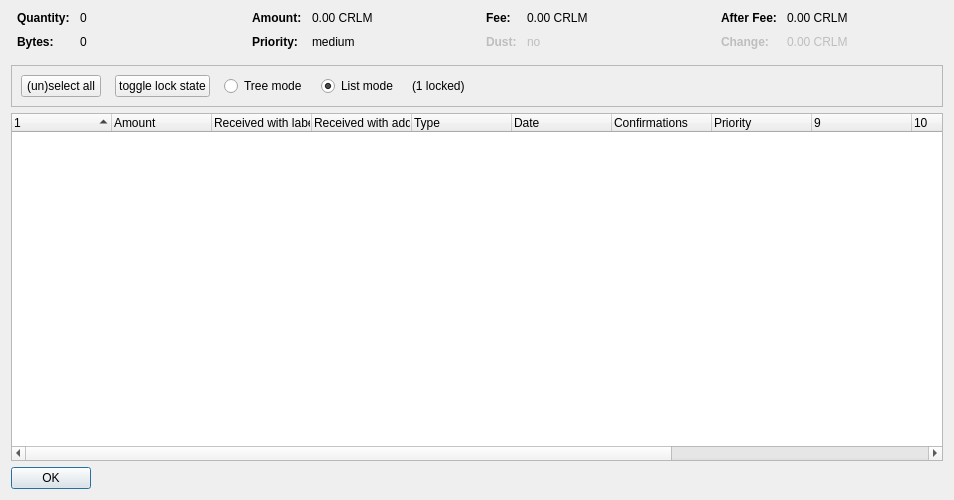
<?xml version="1.0" encoding="UTF-8"?>
<ui version="4.0">
 <class>CoinControlDialog</class>
 <widget class="QDialog" name="CoinControlDialog">
  <property name="geometry">
   <rect>
    <x>0</x>
    <y>0</y>
    <width>954</width>
    <height>500</height>
   </rect>
  </property>
  <property name="windowTitle">
   <string>Coin Selection</string>
  </property>
  <layout class="QVBoxLayout" name="verticalLayout">
   <item>
    <layout class="QHBoxLayout" name="horizontalLayoutTop" stretch="0,0,0,0">
     <property name="topMargin">
      <number>0</number>
     </property>
     <property name="bottomMargin">
      <number>10</number>
     </property>
     <item>
      <layout class="QFormLayout" name="formLayoutCoinControl1">
       <property name="horizontalSpacing">
        <number>10</number>
       </property>
       <property name="verticalSpacing">
        <number>10</number>
       </property>
       <property name="leftMargin">
        <number>6</number>
       </property>
       <property name="rightMargin">
        <number>6</number>
       </property>
       <item row="0" column="0">
        <widget class="QLabel" name="labelCoinControlQuantityText">
         <property name="font">
          <font>
           <weight>75</weight>
           <bold>true</bold>
          </font>
         </property>
         <property name="text">
          <string>Quantity:</string>
         </property>
        </widget>
       </item>
       <item row="0" column="1">
        <widget class="QLabel" name="labelCoinControlQuantity">
         <property name="cursor">
          <cursorShape>IBeamCursor</cursorShape>
         </property>
         <property name="contextMenuPolicy">
          <enum>Qt::ActionsContextMenu</enum>
         </property>
         <property name="text">
          <string notr="true">0</string>
         </property>
         <property name="textInteractionFlags">
          <set>Qt::LinksAccessibleByMouse|Qt::TextSelectableByKeyboard|Qt::TextSelectableByMouse</set>
         </property>
        </widget>
       </item>
       <item row="1" column="0">
        <widget class="QLabel" name="labelCoinControlBytesText">
         <property name="font">
          <font>
           <weight>75</weight>
           <bold>true</bold>
          </font>
         </property>
         <property name="text">
          <string>Bytes:</string>
         </property>
        </widget>
       </item>
       <item row="1" column="1">
        <widget class="QLabel" name="labelCoinControlBytes">
         <property name="cursor">
          <cursorShape>IBeamCursor</cursorShape>
         </property>
         <property name="contextMenuPolicy">
          <enum>Qt::ActionsContextMenu</enum>
         </property>
         <property name="text">
          <string notr="true">0</string>
         </property>
         <property name="textInteractionFlags">
          <set>Qt::LinksAccessibleByMouse|Qt::TextSelectableByKeyboard|Qt::TextSelectableByMouse</set>
         </property>
        </widget>
       </item>
      </layout>
     </item>
     <item>
      <layout class="QFormLayout" name="formLayoutCoinControl2">
       <property name="horizontalSpacing">
        <number>10</number>
       </property>
       <property name="verticalSpacing">
        <number>10</number>
       </property>
       <property name="leftMargin">
        <number>6</number>
       </property>
       <property name="rightMargin">
        <number>6</number>
       </property>
       <item row="0" column="0">
        <widget class="QLabel" name="labelCoinControlAmountText">
         <property name="font">
          <font>
           <weight>75</weight>
           <bold>true</bold>
          </font>
         </property>
         <property name="text">
          <string>Amount:</string>
         </property>
        </widget>
       </item>
       <item row="0" column="1">
        <widget class="QLabel" name="labelCoinControlAmount">
         <property name="cursor">
          <cursorShape>IBeamCursor</cursorShape>
         </property>
         <property name="contextMenuPolicy">
          <enum>Qt::ActionsContextMenu</enum>
         </property>
         <property name="text">
          <string notr="true">0.00 CRLM</string>
         </property>
         <property name="textInteractionFlags">
          <set>Qt::LinksAccessibleByMouse|Qt::TextSelectableByKeyboard|Qt::TextSelectableByMouse</set>
         </property>
        </widget>
       </item>
       <item row="1" column="0">
        <widget class="QLabel" name="labelCoinControlPriorityText">
         <property name="font">
          <font>
           <weight>75</weight>
           <bold>true</bold>
          </font>
         </property>
         <property name="text">
          <string>Priority:</string>
         </property>
        </widget>
       </item>
       <item row="1" column="1">
        <widget class="QLabel" name="labelCoinControlPriority">
         <property name="cursor">
          <cursorShape>IBeamCursor</cursorShape>
         </property>
         <property name="contextMenuPolicy">
          <enum>Qt::ActionsContextMenu</enum>
         </property>
         <property name="text">
          <string>medium</string>
         </property>
         <property name="textInteractionFlags">
          <set>Qt::LinksAccessibleByMouse|Qt::TextSelectableByKeyboard|Qt::TextSelectableByMouse</set>
         </property>
        </widget>
       </item>
      </layout>
     </item>
     <item>
      <layout class="QFormLayout" name="formLayoutCoinControl3">
       <property name="horizontalSpacing">
        <number>10</number>
       </property>
       <property name="verticalSpacing">
        <number>10</number>
       </property>
       <property name="leftMargin">
        <number>6</number>
       </property>
       <property name="rightMargin">
        <number>6</number>
       </property>
       <item row="0" column="0">
        <widget class="QLabel" name="labelCoinControlFeeText">
         <property name="font">
          <font>
           <weight>75</weight>
           <bold>true</bold>
          </font>
         </property>
         <property name="text">
          <string>Fee:</string>
         </property>
        </widget>
       </item>
       <item row="0" column="1">
        <widget class="QLabel" name="labelCoinControlFee">
         <property name="cursor">
          <cursorShape>IBeamCursor</cursorShape>
         </property>
         <property name="contextMenuPolicy">
          <enum>Qt::ActionsContextMenu</enum>
         </property>
         <property name="text">
          <string notr="true">0.00 CRLM</string>
         </property>
         <property name="textInteractionFlags">
          <set>Qt::LinksAccessibleByMouse|Qt::TextSelectableByKeyboard|Qt::TextSelectableByMouse</set>
         </property>
        </widget>
       </item>
       <item row="1" column="0">
        <widget class="QLabel" name="labelCoinControlLowOutputText">
         <property name="enabled">
          <bool>false</bool>
         </property>
         <property name="font">
          <font>
           <weight>75</weight>
           <bold>true</bold>
          </font>
         </property>
         <property name="text">
          <string>Dust:</string>
         </property>
        </widget>
       </item>
       <item row="1" column="1">
        <widget class="QLabel" name="labelCoinControlLowOutput">
         <property name="enabled">
          <bool>false</bool>
         </property>
         <property name="cursor">
          <cursorShape>IBeamCursor</cursorShape>
         </property>
         <property name="contextMenuPolicy">
          <enum>Qt::ActionsContextMenu</enum>
         </property>
         <property name="text">
          <string>no</string>
         </property>
         <property name="textInteractionFlags">
          <set>Qt::LinksAccessibleByMouse|Qt::TextSelectableByKeyboard|Qt::TextSelectableByMouse</set>
         </property>
        </widget>
       </item>
      </layout>
     </item>
     <item>
      <layout class="QFormLayout" name="formLayoutCoinControl4">
       <property name="horizontalSpacing">
        <number>10</number>
       </property>
       <property name="verticalSpacing">
        <number>10</number>
       </property>
       <property name="leftMargin">
        <number>6</number>
       </property>
       <property name="rightMargin">
        <number>6</number>
       </property>
       <item row="0" column="0">
        <widget class="QLabel" name="labelCoinControlAfterFeeText">
         <property name="font">
          <font>
           <weight>75</weight>
           <bold>true</bold>
          </font>
         </property>
         <property name="text">
          <string>After Fee:</string>
         </property>
        </widget>
       </item>
       <item row="0" column="1">
        <widget class="QLabel" name="labelCoinControlAfterFee">
         <property name="cursor">
          <cursorShape>IBeamCursor</cursorShape>
         </property>
         <property name="contextMenuPolicy">
          <enum>Qt::ActionsContextMenu</enum>
         </property>
         <property name="text">
          <string notr="true">0.00 CRLM</string>
         </property>
         <property name="textInteractionFlags">
          <set>Qt::LinksAccessibleByMouse|Qt::TextSelectableByKeyboard|Qt::TextSelectableByMouse</set>
         </property>
        </widget>
       </item>
       <item row="1" column="0">
        <widget class="QLabel" name="labelCoinControlChangeText">
         <property name="enabled">
          <bool>false</bool>
         </property>
         <property name="font">
          <font>
           <weight>75</weight>
           <bold>true</bold>
          </font>
         </property>
         <property name="text">
          <string>Change:</string>
         </property>
        </widget>
       </item>
       <item row="1" column="1">
        <widget class="QLabel" name="labelCoinControlChange">
         <property name="enabled">
          <bool>false</bool>
         </property>
         <property name="cursor">
          <cursorShape>IBeamCursor</cursorShape>
         </property>
         <property name="contextMenuPolicy">
          <enum>Qt::ActionsContextMenu</enum>
         </property>
         <property name="text">
          <string notr="true">0.00 CRLM</string>
         </property>
         <property name="textInteractionFlags">
          <set>Qt::LinksAccessibleByMouse|Qt::TextSelectableByKeyboard|Qt::TextSelectableByMouse</set>
         </property>
        </widget>
       </item>
      </layout>
     </item>
    </layout>
   </item>
   <item>
    <widget class="QFrame" name="frame">
     <property name="minimumSize">
      <size>
       <width>0</width>
       <height>40</height>
      </size>
     </property>
     <property name="frameShape">
      <enum>QFrame::StyledPanel</enum>
     </property>
     <property name="frameShadow">
      <enum>QFrame::Sunken</enum>
     </property>
     <layout class="QHBoxLayout" name="horizontalLayout">
      <item>
       <layout class="QHBoxLayout" name="horizontalLayoutPanel" stretch="0,0,0,0,0,0">
        <property name="spacing">
         <number>14</number>
        </property>
        <item>
         <widget class="QPushButton" name="pushButtonSelectAll">
          <property name="sizePolicy">
           <sizepolicy hsizetype="Maximum" vsizetype="Fixed">
            <horstretch>0</horstretch>
            <verstretch>0</verstretch>
           </sizepolicy>
          </property>
          <property name="text">
           <string>(un)select all</string>
          </property>
          <property name="autoDefault">
           <bool>false</bool>
          </property>
         </widget>
        </item>
        <item>
         <widget class="QPushButton" name="pushButtonToggleLock">
          <property name="sizePolicy">
           <sizepolicy hsizetype="Maximum" vsizetype="Fixed">
            <horstretch>0</horstretch>
            <verstretch>0</verstretch>
           </sizepolicy>
          </property>
          <property name="text">
           <string>toggle lock state</string>
          </property>
          <property name="autoDefault">
           <bool>false</bool>
          </property>
         </widget>
        </item>
        <item>
         <widget class="QRadioButton" name="radioTreeMode">
          <property name="sizePolicy">
           <sizepolicy hsizetype="Maximum" vsizetype="Fixed">
            <horstretch>0</horstretch>
            <verstretch>0</verstretch>
           </sizepolicy>
          </property>
          <property name="text">
           <string>Tree mode</string>
          </property>
         </widget>
        </item>
        <item>
         <widget class="QRadioButton" name="radioListMode">
          <property name="sizePolicy">
           <sizepolicy hsizetype="Maximum" vsizetype="Fixed">
            <horstretch>0</horstretch>
            <verstretch>0</verstretch>
           </sizepolicy>
          </property>
          <property name="text">
           <string>List mode</string>
          </property>
          <property name="checked">
           <bool>true</bool>
          </property>
         </widget>
        </item>
        <item>
         <widget class="QLabel" name="labelLocked">
          <property name="text">
           <string>(1 locked)</string>
          </property>
         </widget>
        </item>
        <item>
         <spacer name="horizontalSpacer">
          <property name="orientation">
           <enum>Qt::Horizontal</enum>
          </property>
          <property name="sizeHint" stdset="0">
           <size>
            <width>40</width>
            <height>20</height>
           </size>
          </property>
         </spacer>
        </item>
       </layout>
      </item>
     </layout>
    </widget>
   </item>
   <item>
    <widget class="CoinControlTreeWidget" name="treeWidget">
     <property name="contextMenuPolicy">
      <enum>Qt::CustomContextMenu</enum>
     </property>
     <property name="sortingEnabled">
      <bool>false</bool>
     </property>
     <property name="columnCount">
      <number>13</number>
     </property>
     <attribute name="headerShowSortIndicator" stdset="0">
      <bool>true</bool>
     </attribute>
     <attribute name="headerStretchLastSection">
      <bool>false</bool>
     </attribute>
     <column>
      <property name="text">
       <string/>
      </property>
     </column>
     <column>
      <property name="text">
       <string>Amount</string>
      </property>
     </column>
     <column>
      <property name="text">
       <string>Received with label</string>
      </property>
     </column>
     <column>
      <property name="text">
       <string>Received with address</string>
      </property>
     </column>
     <column>
      <property name="text">
	<string>Type</string>
      </property>
     </column>
     <column>
      <property name="text">
       <string>Date</string>
      </property>
     </column>
     <column>
      <property name="text">
       <string>Confirmations</string>
      </property>
      <property name="toolTip">
       <string>Confirmed</string>
      </property>
     </column>
     <column>
      <property name="text">
       <string>Priority</string>
      </property>
     </column>
     <column>
      <property name="text">
       <string/>
      </property>
     </column>
     <column>
      <property name="text">
       <string/>
      </property>
     </column>
     <column>
      <property name="text">
       <string/>
      </property>
     </column>
     <column>
      <property name="text">
       <string/>
      </property>
     </column>
     <column>
      <property name="text">
       <string/>
      </property>
     </column>
    </widget>
   </item>
   <item>
    <widget class="QDialogButtonBox" name="buttonBox">
     <property name="sizePolicy">
      <sizepolicy hsizetype="Maximum" vsizetype="Fixed">
       <horstretch>0</horstretch>
       <verstretch>0</verstretch>
      </sizepolicy>
     </property>
     <property name="orientation">
      <enum>Qt::Horizontal</enum>
     </property>
     <property name="standardButtons">
      <set>QDialogButtonBox::Ok</set>
     </property>
    </widget>
   </item>
  </layout>
 </widget>
 <customwidgets>
  <customwidget>
   <class>CoinControlTreeWidget</class>
   <extends>QTreeWidget</extends>
   <header>coincontroltreewidget.h</header>
  </customwidget>
 </customwidgets>
 <resources/>
 <connections/>
</ui>
